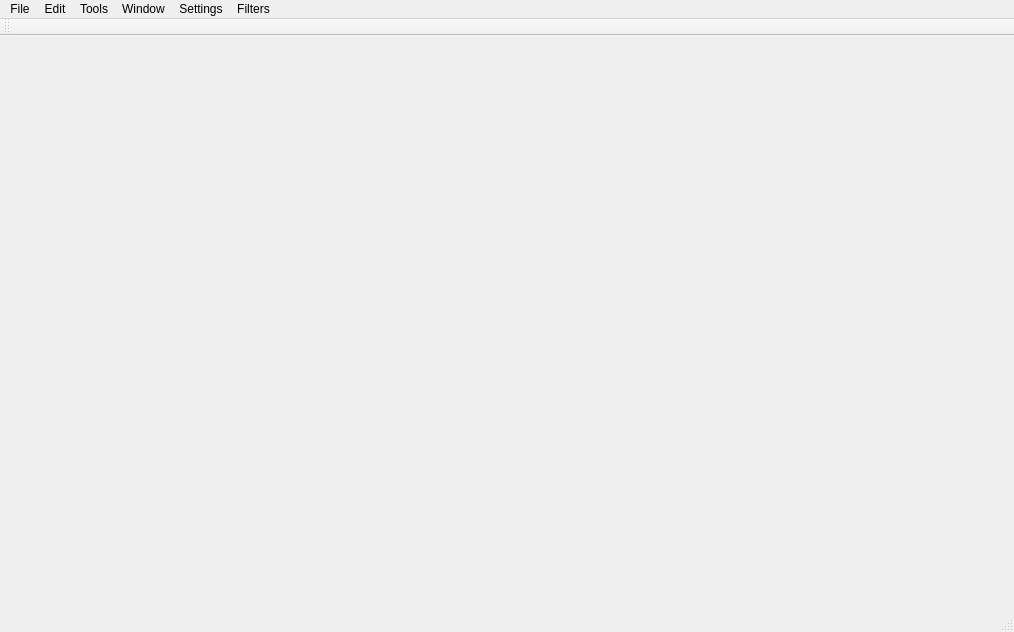
<?xml version="1.0" encoding="UTF-8"?>
<ui version="4.0">
 <class>MainWindow</class>
 <widget class="QMainWindow" name="MainWindow">
  <property name="geometry">
   <rect>
    <x>0</x>
    <y>0</y>
    <width>1014</width>
    <height>632</height>
   </rect>
  </property>
  <property name="windowTitle">
   <string>MainWindow</string>
  </property>
  <widget class="QWidget" name="centralWidget">
   <layout class="QGridLayout" name="gridLayout"/>
  </widget>
  <widget class="QMenuBar" name="menuBar">
   <property name="geometry">
    <rect>
     <x>0</x>
     <y>0</y>
     <width>1014</width>
     <height>22</height>
    </rect>
   </property>
   <widget class="QMenu" name="menuFile">
    <property name="title">
     <string>File</string>
    </property>
    <addaction name="actionOpen_image"/>
    <addaction name="actionSaveImage"/>
   </widget>
   <widget class="QMenu" name="menuTools">
    <property name="title">
     <string>Tools</string>
    </property>
   </widget>
   <widget class="QMenu" name="menuEdit">
    <property name="title">
     <string>Edit</string>
    </property>
   </widget>
   <widget class="QMenu" name="menuWindow">
    <property name="title">
     <string>Window</string>
    </property>
    <widget class="QMenu" name="menuAddSplitter">
     <property name="title">
      <string>Add splitter</string>
     </property>
     <addaction name="actionVertical"/>
     <addaction name="actionHorizontal"/>
    </widget>
    <addaction name="menuAddSplitter"/>
    <addaction name="actionAddDockWidget"/>
    <addaction name="action4Windows"/>
   </widget>
   <widget class="QMenu" name="menuSettings">
    <property name="title">
     <string>Settings</string>
    </property>
    <addaction name="actionSimultaneousScroll"/>
   </widget>
   <widget class="QMenu" name="menuFilters">
    <property name="title">
     <string>Filters</string>
    </property>
    <widget class="QMenu" name="menuColorSpace">
     <property name="title">
      <string>Color space</string>
     </property>
     <addaction name="actionRGB"/>
     <addaction name="actionHSV"/>
     <addaction name="actionHSI"/>
    </widget>
    <addaction name="menuColorSpace"/>
   </widget>
   <addaction name="menuFile"/>
   <addaction name="menuEdit"/>
   <addaction name="menuTools"/>
   <addaction name="menuWindow"/>
   <addaction name="menuSettings"/>
   <addaction name="menuFilters"/>
  </widget>
  <widget class="QToolBar" name="mainToolBar">
   <attribute name="toolBarArea">
    <enum>TopToolBarArea</enum>
   </attribute>
   <attribute name="toolBarBreak">
    <bool>false</bool>
   </attribute>
  </widget>
  <widget class="QStatusBar" name="statusBar"/>
  <action name="actionOpen_image">
   <property name="text">
    <string>Open image</string>
   </property>
  </action>
  <action name="actionVertical">
   <property name="text">
    <string>Vertical</string>
   </property>
  </action>
  <action name="actionHorizontal">
   <property name="text">
    <string>Horizontal</string>
   </property>
  </action>
  <action name="actionAddDockWidget">
   <property name="text">
    <string>Add Dock Widget</string>
   </property>
  </action>
  <action name="action4Windows">
   <property name="checkable">
    <bool>true</bool>
   </property>
   <property name="checked">
    <bool>true</bool>
   </property>
   <property name="text">
    <string>4 Windows</string>
   </property>
  </action>
  <action name="actionSaveImage">
   <property name="text">
    <string>Save image</string>
   </property>
  </action>
  <action name="actionSimultaneousScroll">
   <property name="checkable">
    <bool>true</bool>
   </property>
   <property name="checked">
    <bool>true</bool>
   </property>
   <property name="text">
    <string>Simultaneous scroll</string>
   </property>
  </action>
  <action name="actionRGB">
   <property name="checkable">
    <bool>true</bool>
   </property>
   <property name="checked">
    <bool>true</bool>
   </property>
   <property name="text">
    <string>RGB</string>
   </property>
  </action>
  <action name="actionHSV">
   <property name="checkable">
    <bool>true</bool>
   </property>
   <property name="text">
    <string>HSV</string>
   </property>
  </action>
  <action name="actionHSI">
   <property name="checkable">
    <bool>true</bool>
   </property>
   <property name="text">
    <string>HSI</string>
   </property>
  </action>
 </widget>
 <layoutdefault spacing="6" margin="11"/>
 <resources/>
 <connections/>
</ui>
